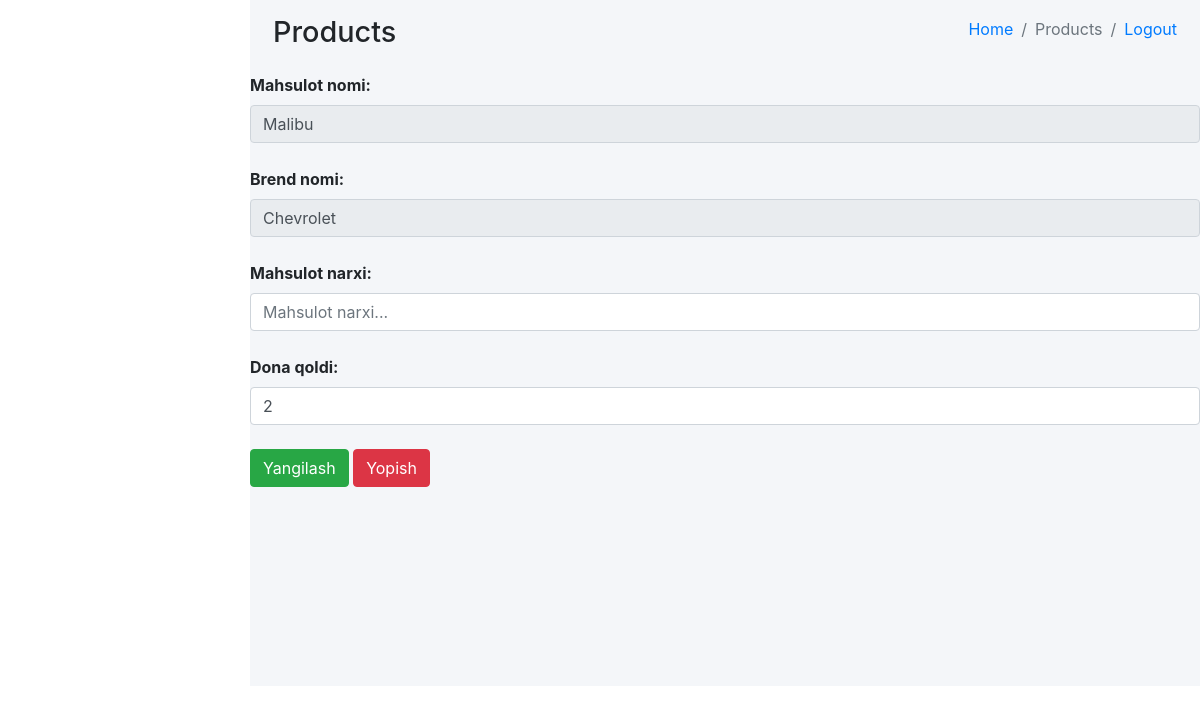
Page /asosiy/mahsulot_edit/4/ (signed in) on the committed database.
### asosiy/models.py (models this page shows, shortened)
class Mahsulot(models.Model):
    nom = models.CharField(max_length=20)
    brend = models.CharField(max_length=20)
    narx = models.CharField(max_length=30)
    kelgan_sana = models.DateField()
    miqdor = models.IntegerField()
    olchov = models.CharField(max_length=30)
    ombor = models.ForeignKey(Ombor, on_delete=models.CASCADE)

### asosiy/views.py (the view, shortened to what this page needs)
# urls.py: path('mahsulot_edit/<int:son>/', Mahsulot_EditView.as_view()),
class Mahsulot_EditView(View):
    def get(self, request, son):
        mahsulot = Mahsulot.objects.get(id=son)
        if mahsulot.ombor == Ombor.objects.get(user=request.user):
            data = {
                "product": mahsulot
            }
            return render(request, 'product_update.html', data)
        return redirect('/asosiy/mahsulotlar/')

### templates/product_update.html (shortened to what this page needs)
<!DOCTYPE html>
<html lang="en">
<head>
    {% load static %}
  <link rel="stylesheet" href="{% static 'plugins/fontawesome-free/css/all.min.css' %}">
  <link rel="stylesheet" href="https://code.ionicframework.com/ionicons/2.0.1/css/ionicons.min.css">
  <link rel="stylesheet" href="{% static 'dist/css/adminlte.min.css' %}">
  <link rel="stylesheet" href="https://maxcdn.bootstrapcdn.com/bootstrap/4.5.2/css/bootstrap.min.css">
</head>
<body class="hold-transition sidebar-mini">
<div class="wrapper">
  <div class="content-wrapper">
    <div class="content-header">
      <div class="container-fluid">
        <div class="row mb-2">
          <div class="col-sm-6">
            <h1 class="m-0">Products</h1>
          </div>
          <div class="col-sm-6">
            <ol class="breadcrumb float-sm-right">
              <li class="breadcrumb-item"><a href="#">Home</a></li>
              <li class="breadcrumb-item active">Products</li>
              <li class="breadcrumb-item"><a href="#">Logout</a></li>
            </ol>
          </div>
        </div>
      </div>
    </div>
          <form method="post" id="edit-product-form">{% csrf_token %}
              <label for="edit-product-name">Mahsulot nomi:</label>
              <input type="text" name="name" value="{{product.nom}}" placeholder="Mahsulot nomi..." id="edit-product-name" class="form-control" disabled>
                <br>
              <label for="edit-product-name">Brend nomi:</label>
              <input type="text" name="brand_name" value="{{product.brend}}" placeholder="Brend nomi..." id="edit-product-brend" class="form-control" disabled>
              <br>
              <label for="edit-product-name">Mahsulot narxi:</label>
              <input type="number" name="price" value="{{product.narx}}" placeholder="Mahsulot narxi..." id="edit-product-price" class="form-control" required>
              <br>
              <label for="edit-product-name">Dona qoldi:</label>
              <input type="number" name="amount" value="{{product.miqdor}}" placeholder="Dona qoldi..." id="edit-product-amount" class="form-control" required>
              <br>
            <button type="submit" class="btn btn-success">Yangilash</button>
            <a href="/asosiy/clientlar/"><button type="button" class="btn btn-danger" data-dismiss="modal">Yopish</button></a>
      </form>
</body>
</html>

### rows in the picture
Mahsulot: name "Malibu", brand_name "Chevrolet", amount "2"
